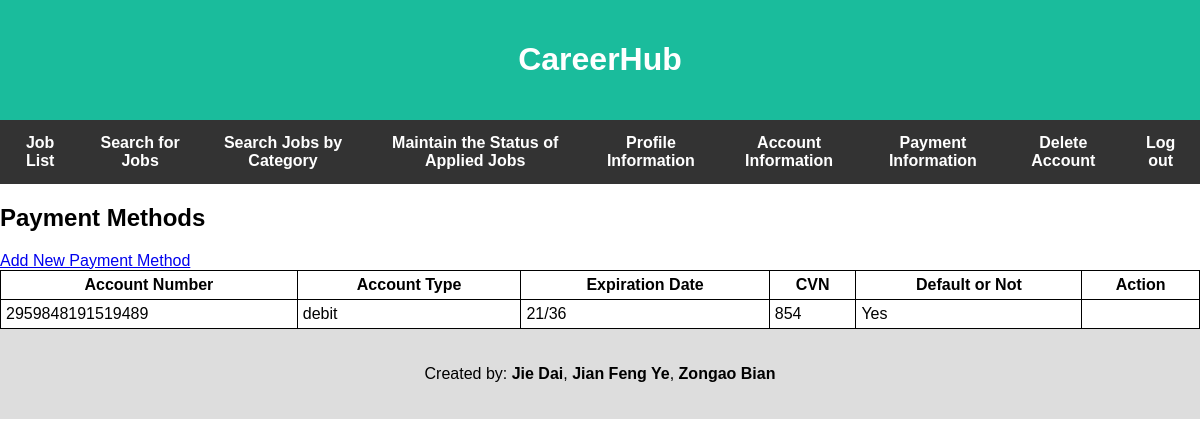
The page /applicant/applicantPaymentInfo.php (signed in) on the database its author committed.
### tables this page shows
CREATE TABLE PayMethod
(
    accountNumber VARCHAR(25),
    payType       VARCHAR(10),
    expDate       VARCHAR(5),
    CVN           VARCHAR(4),
    PRIMARY KEY (accountNumber, payType)
);

### common.php (called while the page is built, shortened)
<?php
function escape($html) {
    return htmlspecialchars($html, ENT_QUOTES|ENT_SUBSTITUTE, "UTF-8");
}

### applicant/applicantPaymentInfo.php (the view, shortened to what this page needs)
<?php
require "../common.php";
require "../config.php";
try {
    $connection = new PDO($dsn, $username, $password, $options);
    $userid = $_SESSION['userid'];
    $sql = "SELECT pm.accountNumber AS accountNumber, pm.payType AS payType, pm.expDate AS expDate,
                pm.CVN AS CVN, pw.isDefault AS isDefault
            FROM  PayMethod pm NATURAL JOIN PayWith pw
            WHERE pw.userId=:userid";
    $statement = $connection->prepare($sql);
    $statement->bindValue(':userid', $userid);
    $statement->execute();
    $result = $statement->fetchAll();
} catch (PDOException $error) {
    echo $sql . "<br>" . $error->getMessage();
}
?>
<?php require "../templates/applicantHeader.php"; ?>
<h2>Payment Methods</h2>
<a href="applicantAddNewPay.php">Add New Payment Method</a>
<table>
    <thead>
    <tr>
        <th>Account Number</th>
        <th>Account Type</th>
        <th>Expiration Date</th>
        <th>CVN</th>
        <th>Default or Not</th>
        <th>Action</th>
    </tr>
    </thead>
    <tbody>
    <?php if ($result): ?>
        <?php foreach ($result as $row) : ?>
            <tr>
                <td><?php echo escape($row["accountNumber"]); ?></td>
                <td><?php echo escape($row["payType"]); ?></td>
                <td><?php echo escape($row["expDate"]); ?></td>
                <td><?php echo escape($row["CVN"]); ?></td>
                <td><?php echo ($row["isDefault"] == '1') ? 'Yes' : 'No'; ?></td>
                <td>
                </td>
            </tr>
        <?php endforeach; ?>
    <?php endif; ?>
    </tbody>
</table>
<?php require "../templates/footer.php"; ?>

### css/style.css (style rules this page uses)
table { border-collapse: collapse; border-spacing: 0; }
td, th { padding: 5px; border-bottom: 1px solid #aaa; }

### templates/applicantHeader.php (style rules this page uses)
* { box-sizing: border-box; }
body { font-family: Arial; margin: 0; }
table, th, td { border: 1px solid black; }
table { width: 100%; }

### rows shown on the page
paymethod: accountNumber "2959848191519489", payType "debit", expDate "21/36", CVN "854"
